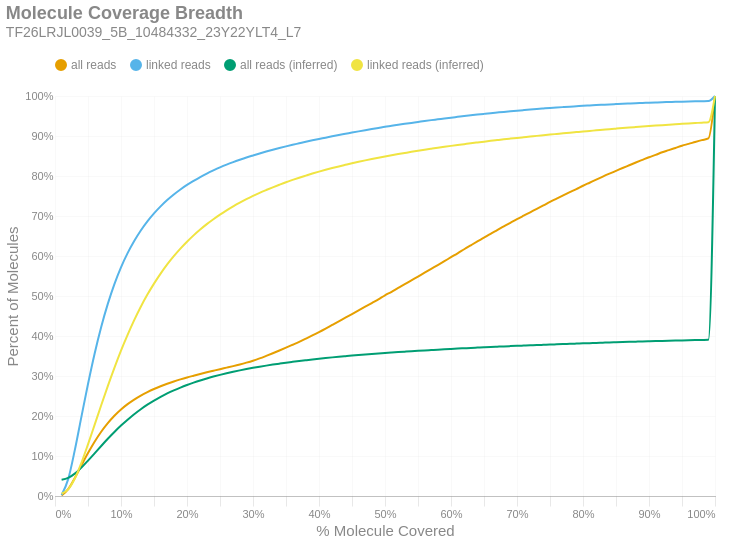

Notebook code for this chart:
### Markdown cell above
### Molecule Read Coverage
This chart shows molecule coverage breadth as computed by the number of bases aligned to that molecule. In other words, "*how much of each unique long molecule is actually sequenced/aligned?*" Keep in mind there is a distinction between sequences and alignments, since some sequences belonging to a particular molecule may not align well and wouldn't appear in the alignment data. This chart also shows molecule coverage breadth as computed by the *inferred fragment* from which the aligned sequences originate. Unlike read coverage, this calculation takes into account the total insert size, including unsequenced gaps between the forward and reverse reads. Like the previous figures, these are cumulative percents.

### Code cell
if SKIPLR:
    print_html(f"Skipped")
else:
    binned_df = consolidated_hist(valids['coverage_bp'], mask, 0.01, True)
    binned_df_inf = consolidated_hist(valids['coverage_inserts'], mask, 0.01, True)
    binned_df = binned_df.with_columns(pl.lit(binned_df_inf['all reads (cumsum)']).alias('all reads (inferred)'))
    binned_df = binned_df.with_columns(pl.lit(binned_df_inf['linked reads (cumsum)']).alias('linked reads (inferred)'))
    binned_df = binned_df.with_columns(
        (pl.col('bin').cast(pl.Float64) + 0.01).alias('right_edge')
    )

    with SafeRender(binned_df):
        (
            density_plot(binned_df, 'Molecule Coverage Breadth', samplename, 'molcov', ['all reads (inferred)','linked reads (inferred)'])
            .encode(
                #x=alt.X('bin:Q', title="% Molecule Covered").axis(format = '%').scale(padding=0),
                x=alt.X('right_edge:Q', title="% Molecule Covered").axis(format='%').scale(padding=0),
                y=alt.Y('value:Q', title='Percent of Molecules')
                    .axis(format='%')
                    .stack(False)
                    .scale(domainMin=0, padding=0),
                color=alt.Color("key:N").scale(domain = ["all reads", "linked reads", "all reads (inferred)", "linked reads (inferred)"]),
                tooltip = [
                    alt.Tooltip("key:N", title = "Data Type"),
                    alt.Tooltip("range_label:N", title="% Molecule Covered"),
                    alt.Tooltip("value:Q", format = ".2%", title="% Molecules")
                ]
            )
        ).display()

### Figure 1 — Vega-Lite specification as saved in the notebook (floating-point values rounded to 4 significant figures)
{"width": "container", "height": 400, "config": {"title": {"anchor": "start", "dy": -15, "fontSize": 18, "color": "#888888", "subtitleColor": "#888888", "subtitleFontSize": 14}, "arc": {"fill": "#0072B2"}, "axis": {"domainColor": "#888888", "domainWidth": 0.5, "gridWidth": 0.2, "grid": false, "titleFontWeight": 400, "titleFontSize": 15, "labelFontSize": 11, "labelColor": "#888888", "tickColor": "#888888", "tickWidth": 0.2, "titleColor": "#888888"}, "axisBand": {"grid": false}, "axisX": {"grid": true, "tickSize": 10, "domainCap": "round"}, "axisY": {"domain": false, "grid": true, "tickSize": 0, "domainCap": "round"}, "background": "transparent", "header": {"labelFontSize": 15, "labelColor": "#888888", "titleFontSize": 15, "titleFontWeight": 600, "titleColor": "#888888"}, "legend": {"labelFont": "sans-serif", "labelFontSize": 12, "labelColor": "#888888", "symbolSize": 100, "symbolType": "circle", "titleFontSize": 12, "titlePadding": 10, "titleColor": "#888888", "title": null, "orient": "top"}, "range": {"category": ["#E69F00", "#56B4E9", "#009E73", "#F0E442", "#0072B2", "#D55E00", "#CC79A7", "#000000"], "diverging": ["#cfe8f3", "#a2d4ec", "#73bfe2", "#46abdb", "#1696d2", "#12719e"]}, "area": {"fill": "#0072B2", "fillOpacity": 0.7, "line": true, "strokeOpacity": 0.7}, "line": {"color": "#0072B2", "stroke": "#0072B2", "strokeWidth": 2}, "trail": {"color": "#0072B2", "stroke": "#0072B2", "strokeWidth": 0, "size": 1}, "point": {"filled": true, "fillOpacity": 1.0, "size": 95}, "text": {"color": "#888888", "fontSize": 11, "align": "right", "fontWeight": 400, "size": 11}, "bar": {"fill": "#0072B2", "stroke": null}, "view": {"stroke": null, "continuousWidth": 660, "continuousHeight": 400}}, "data": {"name": "data-619611a1adb5787b9150ff2e87908a66"}, "mark": {"type": "line", "interpolate": "monotone", "point": {"opacity": 0, "size": 275}}, "encoding": {"color": {"field": "key", "scale": {"domain": ["all reads", "linked reads", "all reads (inferred)", "linked reads (inferred)"]}, "type": "nominal"}, "tooltip": [{"field": "key", "title": "Data Type", "type": "nominal"}, {"field": "range_label", "title": "% Molecule Covered", "type": "nominal"}, {"field": "value", "format": ".2%", "title": "% Molecules", "type": "quantitative"}], "x": {"axis": {"format": "%"}, "field": "right_edge", "scale": {"padding": 0}, "title": "% Molecule Covered", "type": "quantitative"}, "y": {"axis": {"format": "%"}, "field": "value", "scale": {"domainMin": 0, "padding": 0}, "stack": false, "title": "Percent of Molecules", "type": "quantitative"}}, "params": [{"name": "param_c36ac31b6afebe62", "select": {"type": "point", "fields": ["key"]}, "bind": "legend"}], "title": {"text": "Molecule Coverage Breadth", "subtitle": "TF26LRJL0039_5B_10484332_23Y22YLT4_L7"}, "transform": [{"fold": ["all reads (cumsum)", "linked reads (cumsum)", "all reads (inferred)", "linked reads (inferred)"]}, {"calculate": "replace(datum.key, ' (cumsum)', '')", "as": "key"}, {"filter": {"param": "param_c36ac31b6afebe62"}}], "usermeta": {"embedOptions": {"downloadFileName": "TF26LRJL0039_5B_10484332_23Y22YLT4_L7.molcov"}}, "$schema": "https://vega.github.io/schema/vega-lite/v6.4.1.json", "datasets": {"data-619611a1adb5787b9150ff2e87908a66": [{"bin": "0.0", "interval": "0.0-0.01", "all reads": 0.001323, "linked reads": 0.002505, "all reads (cumsum)": 0.001323, "linked reads (cumsum)": 0.002505, "range_label": "0.0-0.01", "all reads (inferred)": 0.04057, "linked reads (inferred)": 0.005933, "right_edge": 0.01}, {"bin": "0.01", "interval": "0.01-0.02", "all reads": 0.01598, "linked reads": 0.03976, "all reads (cumsum)": 0.01731, "linked reads (cumsum)": 0.04226, "range_label": "0.01-0.02", "all reads (inferred)": 0.04531, "linked reads (inferred)": 0.01665, "right_edge": 0.02}, {"bin": "0.02", "interval": "0.02-0.03", "all reads": 0.02782, "linked reads": 0.07236, "all reads (cumsum)": 0.04512, "linked reads (cumsum)": 0.1146, "range_label": "0.02-0.03", "all reads (inferred)": 0.05597, "linked reads (inferred)": 0.04378, "right_edge": 0.03}, {"bin": "0.03", "interval": "0.03-0.04", "all reads": 0.03139, "linked reads": 0.08327, "all reads (cumsum)": 0.07652, "linked reads (cumsum)": 0.1979, "range_label": "0.03-0.04", "all reads (inferred)": 0.07099, "linked reads (inferred)": 0.08305, "right_edge": 0.04}, {"bin": "0.04", "interval": "0.04-0.05", "all reads": 0.03077, "linked reads": 0.08202, "all reads (cumsum)": 0.1073, "linked reads (cumsum)": 0.2799, "range_label": "0.04-0.05", "all reads (inferred)": 0.08844, "linked reads (inferred)": 0.1291, "right_edge": 0.05}, {"bin": "0.05", "interval": "0.05-0.06", "all reads": 0.02839, "linked reads": 0.07591, "all reads (cumsum)": 0.1357, "linked reads (cumsum)": 0.3558, "range_label": "0.05-0.06", "all reads (inferred)": 0.1067, "linked reads (inferred)": 0.1778, "right_edge": 0.06}, {"bin": "0.06", "interval": "0.06-0.07", "all reads": 0.02496, "linked reads": 0.06679, "all reads (cumsum)": 0.1606, "linked reads (cumsum)": 0.4226, "range_label": "0.06-0.07", "all reads (inferred)": 0.1251, "linked reads (inferred)": 0.2269, "right_edge": 0.07}, {"bin": "0.07", "interval": "0.07-0.08", "all reads": 0.02153, "linked reads": 0.05768, "all reads (cumsum)": 0.1822, "linked reads (cumsum)": 0.4803, "range_label": "0.07-0.08", "all reads (inferred)": 0.143, "linked reads (inferred)": 0.2748, "right_edge": 0.08}, {"bin": "0.08", "interval": "0.08-0.09", "all reads": 0.01855, "linked reads": 0.04961, "all reads (cumsum)": 0.2007, "linked reads (cumsum)": 0.5299, "range_label": "0.08-0.09", "all reads (inferred)": 0.1601, "linked reads (inferred)": 0.3205, "right_edge": 0.09}, {"bin": "0.09", "interval": "0.09-0.1", "all reads": 0.01569, "linked reads": 0.04186, "all reads (cumsum)": 0.2164, "linked reads (cumsum)": 0.5717, "range_label": "0.09-0.1", "all reads (inferred)": 0.1761, "linked reads (inferred)": 0.3635, "right_edge": 0.1}, {"bin": "0.1", "interval": "0.1-0.11", "all reads": 0.01331, "linked reads": 0.0354, "all reads (cumsum)": 0.2297, "linked reads (cumsum)": 0.6071, "range_label": "0.1-0.11", "all reads (inferred)": 0.1908, "linked reads (inferred)": 0.4028, "right_edge": 0.11}, {"bin": "0.11", "interval": "0.11-0.12", "all reads": 0.01142, "linked reads": 0.03032, "all reads (cumsum)": 0.2411, "linked reads (cumsum)": 0.6375, "range_label": "0.11-0.12", "all reads (inferred)": 0.2045, "linked reads (inferred)": 0.4396, "right_edge": 0.12}, {"bin": "0.12", "interval": "0.12-0.13", "all reads": 0.009982, "linked reads": 0.02631, "all reads (cumsum)": 0.2511, "linked reads (cumsum)": 0.6638, "range_label": "0.12-0.13", "all reads (inferred)": 0.2169, "linked reads (inferred)": 0.4731, "right_edge": 0.13}, {"bin": "0.13", "interval": "0.13-0.14", "all reads": 0.008705, "linked reads": 0.02273, "all reads (cumsum)": 0.2598, "linked reads (cumsum)": 0.6865, "range_label": "0.13-0.14", "all reads (inferred)": 0.2283, "linked reads (inferred)": 0.5035, "right_edge": 0.14}, {"bin": "0.14", "interval": "0.14-0.15", "all reads": 0.007691, "linked reads": 0.01992, "all reads (cumsum)": 0.2675, "linked reads (cumsum)": 0.7064, "range_label": "0.14-0.15", "all reads (inferred)": 0.2385, "linked reads (inferred)": 0.531, "right_edge": 0.15}, {"bin": "0.15", "interval": "0.15-0.16", "all reads": 0.006868, "linked reads": 0.01753, "all reads (cumsum)": 0.2744, "linked reads (cumsum)": 0.724, "range_label": "0.15-0.16", "all reads (inferred)": 0.2478, "linked reads (inferred)": 0.556, "right_edge": 0.16}, {"bin": "0.16", "interval": "0.16-0.17", "all reads": 0.006256, "linked reads": 0.01574, "all reads (cumsum)": 0.2806, "linked reads (cumsum)": 0.7397, "range_label": "0.16-0.17", "all reads (inferred)": 0.2564, "linked reads (inferred)": 0.5789, "right_edge": 0.17}, {"bin": "0.17", "interval": "0.17-0.18", "all reads": 0.005671, "linked reads": 0.01399, "all reads (cumsum)": 0.2863, "linked reads (cumsum)": 0.7537, "range_label": "0.17-0.18", "all reads (inferred)": 0.2641, "linked reads (inferred)": 0.5996, "right_edge": 0.18}, {"bin": "0.18", "interval": "0.18-0.19", "all reads": 0.005248, "linked reads": 0.01265, "all reads (cumsum)": 0.2916, "linked reads (cumsum)": 0.7663, "range_label": "0.18-0.19", "all reads (inferred)": 0.2711, "linked reads (inferred)": 0.6184, "right_edge": 0.19}, {"bin": "0.19", "interval": "0.19-0.2", "all reads": 0.004817, "linked reads": 0.01131, "all reads (cumsum)": 0.2964, "linked reads (cumsum)": 0.7777, "range_label": "0.19-0.2", "all reads (inferred)": 0.2775, "linked reads (inferred)": 0.6357, "right_edge": 0.2}, {"bin": "0.2", "interval": "0.2-0.21", "all reads": 0.004414, "linked reads": 0.01018, "all reads (cumsum)": 0.3008, "linked reads (cumsum)": 0.7878, "range_label": "0.2-0.21", "all reads (inferred)": 0.2835, "linked reads (inferred)": 0.6515, "right_edge": 0.21}, {"bin": "0.21", "interval": "0.21-0.22", "all reads": 0.004326, "linked reads": 0.009628, "all reads (cumsum)": 0.3051, "linked reads (cumsum)": 0.7975, "range_label": "0.21-0.22", "all reads (inferred)": 0.2889, "linked reads (inferred)": 0.6662, "right_edge": 0.22}, {"bin": "0.22", "interval": "0.22-0.23", "all reads": 0.004094, "linked reads": 0.008688, "all reads (cumsum)": 0.3092, "linked reads (cumsum)": 0.8062, "range_label": "0.22-0.23", "all reads (inferred)": 0.294, "linked reads (inferred)": 0.6796, "right_edge": 0.23}, {"bin": "0.23", "interval": "0.23-0.24", "all reads": 0.003969, "linked reads": 0.007853, "all reads (cumsum)": 0.3132, "linked reads (cumsum)": 0.814, "range_label": "0.23-0.24", "all reads (inferred)": 0.2986, "linked reads (inferred)": 0.6919, "right_edge": 0.24}, {"bin": "0.24", "interval": "0.24-0.25", "all reads": 0.003931, "linked reads": 0.007441, "all reads (cumsum)": 0.3171, "linked reads (cumsum)": 0.8215, "range_label": "0.24-0.25", "all reads (inferred)": 0.3028, "linked reads (inferred)": 0.7034, "right_edge": 0.25}, {"bin": "0.25", "interval": "0.25-0.26", "all reads": 0.003766, "linked reads": 0.006864, "all reads (cumsum)": 0.3209, "linked reads (cumsum)": 0.8283, "range_label": "0.25-0.26", "all reads (inferred)": 0.3069, "linked reads (inferred)": 0.7142, "right_edge": 0.26}, {"bin": "0.26", "interval": "0.26-0.27", "all reads": 0.003833, "linked reads": 0.006301, "all reads (cumsum)": 0.3247, "linked reads (cumsum)": 0.8346, "range_label": "0.26-0.27", "all reads (inferred)": 0.3106, "linked reads (inferred)": 0.7241, "right_edge": 0.27}, {"bin": "0.27", "interval": "0.27-0.28", "all reads": 0.004137, "linked reads": 0.005907, "all reads (cumsum)": 0.3288, "linked reads (cumsum)": 0.8405, "range_label": "0.27-0.28", "all reads (inferred)": 0.3141, "linked reads (inferred)": 0.7334, "right_edge": 0.28}, {"bin": "0.28", "interval": "0.28-0.29", "all reads": 0.004517, "linked reads": 0.005671, "all reads (cumsum)": 0.3334, "linked reads (cumsum)": 0.8462, "range_label": "0.28-0.29", "all reads (inferred)": 0.3173, "linked reads (inferred)": 0.7421, "right_edge": 0.29}, {"bin": "0.29", "interval": "0.29-0.3", "all reads": 0.00493, "linked reads": 0.0052, "all reads (cumsum)": 0.3383, "linked reads (cumsum)": 0.8514, "range_label": "0.29-0.3", "all reads (inferred)": 0.3204, "linked reads (inferred)": 0.7502, "right_edge": 0.3}, {"bin": "0.3", "interval": "0.3-0.31", "all reads": 0.005622, "linked reads": 0.00504, "all reads (cumsum)": 0.3439, "linked reads (cumsum)": 0.8564, "range_label": "0.3-0.31", "all reads (inferred)": 0.3233, "linked reads (inferred)": 0.7579, "right_edge": 0.31}, {"bin": "0.31", "interval": "0.31-0.32", "all reads": 0.006343, "linked reads": 0.00478, "all reads (cumsum)": 0.3503, "linked reads (cumsum)": 0.8612, "range_label": "0.31-0.32", "all reads (inferred)": 0.3259, "linked reads (inferred)": 0.7649, "right_edge": 0.32}, {"bin": "0.32", "interval": "0.32-0.33", "all reads": 0.006659, "linked reads": 0.004484, "all reads (cumsum)": 0.3569, "linked reads (cumsum)": 0.8657, "range_label": "0.32-0.33", "all reads (inferred)": 0.3285, "linked reads (inferred)": 0.7717, "right_edge": 0.33}, {"bin": "0.33", "interval": "0.33-0.34", "all reads": 0.006827, "linked reads": 0.004311, "all reads (cumsum)": 0.3637, "linked reads (cumsum)": 0.87, "range_label": "0.33-0.34", "all reads (inferred)": 0.3309, "linked reads (inferred)": 0.7782, "right_edge": 0.34}, {"bin": "0.34", "interval": "0.34-0.35", "all reads": 0.007044, "linked reads": 0.004092, "all reads (cumsum)": 0.3708, "linked reads (cumsum)": 0.8741, "range_label": "0.34-0.35", "all reads (inferred)": 0.3333, "linked reads (inferred)": 0.7845, "right_edge": 0.35}, {"bin": "0.35", "interval": "0.35-0.36", "all reads": 0.007305, "linked reads": 0.003892, "all reads (cumsum)": 0.3781, "linked reads (cumsum)": 0.878, "range_label": "0.35-0.36", "all reads (inferred)": 0.3354, "linked reads (inferred)": 0.7902, "right_edge": 0.36}, {"bin": "0.36", "interval": "0.36-0.37", "all reads": 0.007401, "linked reads": 0.003761, "all reads (cumsum)": 0.3855, "linked reads (cumsum)": 0.8818, "range_label": "0.36-0.37", "all reads (inferred)": 0.3375, "linked reads (inferred)": 0.7957, "right_edge": 0.37}, {"bin": "0.37", "interval": "0.37-0.38", "all reads": 0.007814, "linked reads": 0.003784, "all reads (cumsum)": 0.3933, "linked reads (cumsum)": 0.8855, "range_label": "0.37-0.38", "all reads (inferred)": 0.3395, "linked reads (inferred)": 0.801, "right_edge": 0.38}, {"bin": "0.38", "interval": "0.38-0.39", "all reads": 0.007994, "linked reads": 0.003587, "all reads (cumsum)": 0.4013, "linked reads (cumsum)": 0.8891, "range_label": "0.38-0.39", "all reads (inferred)": 0.3414, "linked reads (inferred)": 0.8061, "right_edge": 0.39}, {"bin": "0.39", "interval": "0.39-0.4", "all reads": 0.008441, "linked reads": 0.003417, "all reads (cumsum)": 0.4097, "linked reads (cumsum)": 0.8925, "range_label": "0.39-0.4", "all reads (inferred)": 0.3432, "linked reads (inferred)": 0.8109, "right_edge": 0.4}, {"bin": "0.4", "interval": "0.4-0.41", "all reads": 0.008822, "linked reads": 0.003252, "all reads (cumsum)": 0.4186, "linked reads (cumsum)": 0.8958, "range_label": "0.4-0.41", "all reads (inferred)": 0.3449, "linked reads (inferred)": 0.8155, "right_edge": 0.41}, {"bin": "0.41", "interval": "0.41-0.42", "all reads": 0.009134, "linked reads": 0.003397, "all reads (cumsum)": 0.4277, "linked reads (cumsum)": 0.8992, "range_label": "0.41-0.42", "all reads (inferred)": 0.3466, "linked reads (inferred)": 0.8198, "right_edge": 0.42}, {"bin": "0.42", "interval": "0.42-0.43", "all reads": 0.009083, "linked reads": 0.003199, "all reads (cumsum)": 0.4368, "linked reads (cumsum)": 0.9024, "range_label": "0.42-0.43", "all reads (inferred)": 0.3481, "linked reads (inferred)": 0.824, "right_edge": 0.43}, {"bin": "0.43", "interval": "0.43-0.44", "all reads": 0.008975, "linked reads": 0.003037, "all reads (cumsum)": 0.4458, "linked reads (cumsum)": 0.9054, "range_label": "0.43-0.44", "all reads (inferred)": 0.3496, "linked reads (inferred)": 0.8279, "right_edge": 0.44}, {"bin": "0.44", "interval": "0.44-0.45", "all reads": 0.009116, "linked reads": 0.003105, "all reads (cumsum)": 0.4549, "linked reads (cumsum)": 0.9085, "range_label": "0.44-0.45", "all reads (inferred)": 0.3511, "linked reads (inferred)": 0.8318, "right_edge": 0.45}, {"bin": "0.45", "interval": "0.45-0.46", "all reads": 0.00922, "linked reads": 0.003026, "all reads (cumsum)": 0.4641, "linked reads (cumsum)": 0.9116, "range_label": "0.45-0.46", "all reads (inferred)": 0.3525, "linked reads (inferred)": 0.8355, "right_edge": 0.46}, {"bin": "0.46", "interval": "0.46-0.47", "all reads": 0.009063, "linked reads": 0.002938, "all reads (cumsum)": 0.4732, "linked reads (cumsum)": 0.9145, "range_label": "0.46-0.47", "all reads (inferred)": 0.3538, "linked reads (inferred)": 0.8391, "right_edge": 0.47}, {"bin": "0.47", "interval": "0.47-0.48", "all reads": 0.009316, "linked reads": 0.002856, "all reads (cumsum)": 0.4825, "linked reads (cumsum)": 0.9174, "range_label": "0.47-0.48", "all reads (inferred)": 0.3551, "linked reads (inferred)": 0.8425, "right_edge": 0.48}, {"bin": "0.48", "interval": "0.48-0.49", "all reads": 0.00907, "linked reads": 0.002733, "all reads (cumsum)": 0.4915, "linked reads (cumsum)": 0.9201, "range_label": "0.48-0.49", "all reads (inferred)": 0.3564, "linked reads (inferred)": 0.8458, "right_edge": 0.49}, {"bin": "0.49", "interval": "0.49-0.5", "all reads": 0.01018, "linked reads": 0.002857, "all reads (cumsum)": 0.5017, "linked reads (cumsum)": 0.9229, "range_label": "0.49-0.5", "all reads (inferred)": 0.3576, "linked reads (inferred)": 0.8489, "right_edge": 0.5}, {"bin": "0.5", "interval": "0.5-0.51", "all reads": 0.008665, "linked reads": 0.002452, "all reads (cumsum)": 0.5104, "linked reads (cumsum)": 0.9254, "range_label": "0.5-0.51", "all reads (inferred)": 0.3587, "linked reads (inferred)": 0.8519, "right_edge": 0.51}, {"bin": "0.51", "interval": "0.51-0.52", "all reads": 0.009772, "linked reads": 0.002612, "all reads (cumsum)": 0.5202, "linked reads (cumsum)": 0.928, "range_label": "0.51-0.52", "all reads (inferred)": 0.3598, "linked reads (inferred)": 0.8548, "right_edge": 0.52}, {"bin": "0.52", "interval": "0.52-0.53", "all reads": 0.009357, "linked reads": 0.002394, "all reads (cumsum)": 0.5295, "linked reads (cumsum)": 0.9304, "range_label": "0.52-0.53", "all reads (inferred)": 0.3609, "linked reads (inferred)": 0.8576, "right_edge": 0.53}, {"bin": "0.53", "interval": "0.53-0.54", "all reads": 0.00963, "linked reads": 0.002362, "all reads (cumsum)": 0.5391, "linked reads (cumsum)": 0.9328, "range_label": "0.53-0.54", "all reads (inferred)": 0.3619, "linked reads (inferred)": 0.8604, "right_edge": 0.54}, {"bin": "0.54", "interval": "0.54-0.55", "all reads": 0.009488, "linked reads": 0.002334, "all reads (cumsum)": 0.5486, "linked reads (cumsum)": 0.9351, "range_label": "0.54-0.55", "all reads (inferred)": 0.363, "linked reads (inferred)": 0.8631, "right_edge": 0.55}, {"bin": "0.55", "interval": "0.55-0.56", "all reads": 0.009771, "linked reads": 0.002379, "all reads (cumsum)": 0.5584, "linked reads (cumsum)": 0.9375, "range_label": "0.55-0.56", "all reads (inferred)": 0.364, "linked reads (inferred)": 0.8657, "right_edge": 0.56}, {"bin": "0.56", "interval": "0.56-0.57", "all reads": 0.009533, "linked reads": 0.002202, "all reads (cumsum)": 0.5679, "linked reads (cumsum)": 0.9397, "range_label": "0.56-0.57", "all reads (inferred)": 0.3649, "linked reads (inferred)": 0.8682, "right_edge": 0.57}, {"bin": "0.57", "interval": "0.57-0.58", "all reads": 0.009371, "linked reads": 0.002065, "all reads (cumsum)": 0.5773, "linked reads (cumsum)": 0.9417, "range_label": "0.57-0.58", "all reads (inferred)": 0.3659, "linked reads (inferred)": 0.8706, "right_edge": 0.58}, {"bin": "0.58", "interval": "0.58-0.59", "all reads": 0.009729, "linked reads": 0.002109, "all reads (cumsum)": 0.587, "linked reads (cumsum)": 0.9439, "range_label": "0.58-0.59", "all reads (inferred)": 0.3668, "linked reads (inferred)": 0.873, "right_edge": 0.59}, {"bin": "0.59", "interval": "0.59-0.6", "all reads": 0.009953, "linked reads": 0.00205, "all reads (cumsum)": 0.597, "linked reads (cumsum)": 0.9459, "range_label": "0.59-0.6", "all reads (inferred)": 0.3677, "linked reads (inferred)": 0.8753, "right_edge": 0.6}, {"bin": "0.6", "interval": "0.6-0.61", "all reads": 0.009697, "linked reads": 0.00195, "all reads (cumsum)": 0.6067, "linked reads (cumsum)": 0.9479, "range_label": "0.6-0.61", "all reads (inferred)": 0.3685, "linked reads (inferred)": 0.8775, "right_edge": 0.61}, {"bin": "0.61", "interval": "0.61-0.62", "all reads": 0.01017, "linked reads": 0.001963, "all reads (cumsum)": 0.6169, "linked reads (cumsum)": 0.9498, "range_label": "0.61-0.62", "all reads (inferred)": 0.3694, "linked reads (inferred)": 0.8797, "right_edge": 0.62}, {"bin": "0.62", "interval": "0.62-0.63", "all reads": 0.009807, "linked reads": 0.001858, "all reads (cumsum)": 0.6267, "linked reads (cumsum)": 0.9517, "range_label": "0.62-0.63", "all reads (inferred)": 0.3702, "linked reads (inferred)": 0.8818, "right_edge": 0.63}, {"bin": "0.63", "interval": "0.63-0.64", "all reads": 0.009718, "linked reads": 0.001853, "all reads (cumsum)": 0.6364, "linked reads (cumsum)": 0.9535, "range_label": "0.63-0.64", "all reads (inferred)": 0.371, "linked reads (inferred)": 0.8839, "right_edge": 0.64}, {"bin": "0.64", "interval": "0.64-0.65", "all reads": 0.009379, "linked reads": 0.001771, "all reads (cumsum)": 0.6458, "linked reads (cumsum)": 0.9553, "range_label": "0.64-0.65", "all reads (inferred)": 0.3718, "linked reads (inferred)": 0.8859, "right_edge": 0.65}, {"bin": "0.65", "interval": "0.65-0.66", "all reads": 0.009745, "linked reads": 0.001732, "all reads (cumsum)": 0.6555, "linked reads (cumsum)": 0.957, "range_label": "0.65-0.66", "all reads (inferred)": 0.3726, "linked reads (inferred)": 0.8879, "right_edge": 0.66}, {"bin": "0.66", "interval": "0.66-0.67", "all reads": 0.009162, "linked reads": 0.001605, "all reads (cumsum)": 0.6647, "linked reads (cumsum)": 0.9586, "range_label": "0.66-0.67", "all reads (inferred)": 0.3733, "linked reads (inferred)": 0.8898, "right_edge": 0.67}, {"bin": "0.67", "interval": "0.67-0.68", "all reads": 0.009361, "linked reads": 0.001596, "all reads (cumsum)": 0.674, "linked reads (cumsum)": 0.9602, "range_label": "0.67-0.68", "all reads (inferred)": 0.374, "linked reads (inferred)": 0.8917, "right_edge": 0.68}, {"bin": "0.68", "interval": "0.68-0.69", "all reads": 0.008982, "linked reads": 0.00154, "all reads (cumsum)": 0.683, "linked reads (cumsum)": 0.9618, "range_label": "0.68-0.69", "all reads (inferred)": 0.3747, "linked reads (inferred)": 0.8935, "right_edge": 0.69}, {"bin": "0.69", "interval": "0.69-0.7", "all reads": 0.00903, "linked reads": 0.001486, "all reads (cumsum)": 0.692, "linked reads (cumsum)": 0.9633, "range_label": "0.69-0.7", "all reads (inferred)": 0.3754, "linked reads (inferred)": 0.8952, "right_edge": 0.7}, {"bin": "0.7", "interval": "0.7-0.71", "all reads": 0.008637, "linked reads": 0.001441, "all reads (cumsum)": 0.7007, "linked reads (cumsum)": 0.9647, "range_label": "0.7-0.71", "all reads (inferred)": 0.376, "linked reads (inferred)": 0.8969, "right_edge": 0.71}, {"bin": "0.71", "interval": "0.71-0.72", "all reads": 0.008546, "linked reads": 0.001418, "all reads (cumsum)": 0.7092, "linked reads (cumsum)": 0.9661, "range_label": "0.71-0.72", "all reads (inferred)": 0.3767, "linked reads (inferred)": 0.8986, "right_edge": 0.72}, {"bin": "0.72", "interval": "0.72-0.73", "all reads": 0.008722, "linked reads": 0.001364, "all reads (cumsum)": 0.718, "linked reads (cumsum)": 0.9675, "range_label": "0.72-0.73", "all reads (inferred)": 0.3774, "linked reads (inferred)": 0.9003, "right_edge": 0.73}, {"bin": "0.73", "interval": "0.73-0.74", "all reads": 0.008417, "linked reads": 0.001278, "all reads (cumsum)": 0.7264, "linked reads (cumsum)": 0.9688, "range_label": "0.73-0.74", "all reads (inferred)": 0.378, "linked reads (inferred)": 0.9019, "right_edge": 0.74}, {"bin": "0.74", "interval": "0.74-0.75", "all reads": 0.008751, "linked reads": 0.001261, "all reads (cumsum)": 0.7351, "linked reads (cumsum)": 0.97, "range_label": "0.74-0.75", "all reads (inferred)": 0.3786, "linked reads (inferred)": 0.9036, "right_edge": 0.75}, {"bin": "0.75", "interval": "0.75-0.76", "all reads": 0.008173, "linked reads": 0.001163, "all reads (cumsum)": 0.7433, "linked reads (cumsum)": 0.9712, "range_label": "0.75-0.76", "all reads (inferred)": 0.3792, "linked reads (inferred)": 0.9051, "right_edge": 0.76}, {"bin": "0.76", "interval": "0.76-0.77", "all reads": 0.008144, "linked reads": 0.001118, "all reads (cumsum)": 0.7514, "linked reads (cumsum)": 0.9723, "range_label": "0.76-0.77", "all reads (inferred)": 0.3798, "linked reads (inferred)": 0.9066, "right_edge": 0.77}, {"bin": "0.77", "interval": "0.77-0.78", "all reads": 0.008015, "linked reads": 0.0011, "all reads (cumsum)": 0.7595, "linked reads (cumsum)": 0.9734, "range_label": "0.77-0.78", "all reads (inferred)": 0.3804, "linked reads (inferred)": 0.9082, "right_edge": 0.78}, {"bin": "0.78", "interval": "0.78-0.79", "all reads": 0.00791, "linked reads": 0.001048, "all reads (cumsum)": 0.7674, "linked reads (cumsum)": 0.9745, "range_label": "0.78-0.79", "all reads (inferred)": 0.381, "linked reads (inferred)": 0.9097, "right_edge": 0.79}, {"bin": "0.79", "interval": "0.79-0.8", "all reads": 0.008281, "linked reads": 0.001073, "all reads (cumsum)": 0.7756, "linked reads (cumsum)": 0.9755, "range_label": "0.79-0.8", "all reads (inferred)": 0.3816, "linked reads (inferred)": 0.9113, "right_edge": 0.8}, {"bin": "0.8", "interval": "0.8-0.81", "all reads": 0.00756, "linked reads": 0.0008768, "all reads (cumsum)": 0.7832, "linked reads (cumsum)": 0.9764, "range_label": "0.8-0.81", "all reads (inferred)": 0.3821, "linked reads (inferred)": 0.9127, "right_edge": 0.81}, {"bin": "0.81", "interval": "0.81-0.82", "all reads": 0.007557, "linked reads": 0.0008968, "all reads (cumsum)": 0.7908, "linked reads (cumsum)": 0.9773, "range_label": "0.81-0.82", "all reads (inferred)": 0.3827, "linked reads (inferred)": 0.9142, "right_edge": 0.82}, {"bin": "0.82", "interval": "0.82-0.83", "all reads": 0.00771, "linked reads": 0.0008691, "all reads (cumsum)": 0.7985, "linked reads (cumsum)": 0.9782, "range_label": "0.82-0.83", "all reads (inferred)": 0.3833, "linked reads (inferred)": 0.9156, "right_edge": 0.83}, {"bin": "0.83", "interval": "0.83-0.84", "all reads": 0.007318, "linked reads": 0.0008569, "all reads (cumsum)": 0.8058, "linked reads (cumsum)": 0.979, "range_label": "0.83-0.84", "all reads (inferred)": 0.3838, "linked reads (inferred)": 0.917, "right_edge": 0.84}, {"bin": "0.84", "interval": "0.84-0.85", "all reads": 0.007063, "linked reads": 0.0007816, "all reads (cumsum)": 0.8128, "linked reads (cumsum)": 0.9798, "range_label": "0.84-0.85", "all reads (inferred)": 0.3843, "linked reads (inferred)": 0.9184, "right_edge": 0.85}, {"bin": "0.85", "interval": "0.85-0.86", "all reads": 0.007152, "linked reads": 0.0007747, "all reads (cumsum)": 0.82, "linked reads (cumsum)": 0.9806, "range_label": "0.85-0.86", "all reads (inferred)": 0.3849, "linked reads (inferred)": 0.9197, "right_edge": 0.86}, {"bin": "0.86", "interval": "0.86-0.87", "all reads": 0.006843, "linked reads": 0.0007033, "all reads (cumsum)": 0.8268, "linked reads (cumsum)": 0.9813, "range_label": "0.86-0.87", "all reads (inferred)": 0.3854, "linked reads (inferred)": 0.921, "right_edge": 0.87}, {"bin": "0.87", "interval": "0.87-0.88", "all reads": 0.006898, "linked reads": 0.000691, "all reads (cumsum)": 0.8337, "linked reads (cumsum)": 0.982, "range_label": "0.87-0.88", "all reads (inferred)": 0.3858, "linked reads (inferred)": 0.9223, "right_edge": 0.88}, {"bin": "0.88", "interval": "0.88-0.89", "all reads": 0.006572, "linked reads": 0.0006242, "all reads (cumsum)": 0.8403, "linked reads (cumsum)": 0.9826, "range_label": "0.88-0.89", "all reads (inferred)": 0.3863, "linked reads (inferred)": 0.9236, "right_edge": 0.89}, {"bin": "0.89", "interval": "0.89-0.9", "all reads": 0.006487, "linked reads": 0.0006526, "all reads (cumsum)": 0.8468, "linked reads (cumsum)": 0.9833, "range_label": "0.89-0.9", "all reads (inferred)": 0.3868, "linked reads (inferred)": 0.9248, "right_edge": 0.9}, {"bin": "0.9", "interval": "0.9-0.91", "all reads": 0.00599, "linked reads": 0.0006096, "all reads (cumsum)": 0.8528, "linked reads (cumsum)": 0.9839, "range_label": "0.9-0.91", "all reads (inferred)": 0.3873, "linked reads (inferred)": 0.926, "right_edge": 0.91}, {"bin": "0.91", "interval": "0.91-0.92", "all reads": 0.006576, "linked reads": 0.0005851, "all reads (cumsum)": 0.8594, "linked reads (cumsum)": 0.9844, "range_label": "0.91-0.92", "all reads (inferred)": 0.3877, "linked reads (inferred)": 0.9272, "right_edge": 0.92}, {"bin": "0.92", "interval": "0.92-0.93", "all reads": 0.005252, "linked reads": 0.0004645, "all reads (cumsum)": 0.8646, "linked reads (cumsum)": 0.9849, "range_label": "0.92-0.93", "all reads (inferred)": 0.3882, "linked reads (inferred)": 0.9283, "right_edge": 0.93}, {"bin": "0.93", "interval": "0.93-0.94", "all reads": 0.005556, "linked reads": 0.0004745, "all reads (cumsum)": 0.8702, "linked reads (cumsum)": 0.9854, "range_label": "0.93-0.94", "all reads (inferred)": 0.3886, "linked reads (inferred)": 0.9294, "right_edge": 0.94}, {"bin": "0.94", "interval": "0.94-0.95", "all reads": 0.005606, "linked reads": 0.0004599, "all reads (cumsum)": 0.8758, "linked reads (cumsum)": 0.9858, "range_label": "0.94-0.95", "all reads (inferred)": 0.389, "linked reads (inferred)": 0.9304, "right_edge": 0.95}, {"bin": "0.95", "interval": "0.95-0.96", "all reads": 0.00448, "linked reads": 0.0004361, "all reads (cumsum)": 0.8803, "linked reads (cumsum)": 0.9863, "range_label": "0.95-0.96", "all reads (inferred)": 0.3894, "linked reads (inferred)": 0.9314, "right_edge": 0.96}, {"bin": "0.96", "interval": "0.96-0.97", "all reads": 0.004812, "linked reads": 0.0003993, "all reads (cumsum)": 0.8851, "linked reads (cumsum)": 0.9867, "range_label": "0.96-0.97", "all reads (inferred)": 0.3898, "linked reads (inferred)": 0.9324, "right_edge": 0.97}, {"bin": "0.97", "interval": "0.97-0.98", "all reads": 0.004612, "linked reads": 0.0003609, "all reads (cumsum)": 0.8897, "linked reads (cumsum)": 0.987, "range_label": "0.97-0.98", "all reads (inferred)": 0.3902, "linked reads (inferred)": 0.9334, "right_edge": 0.98}, {"bin": "0.98", "interval": "0.98-0.99", "all reads": 0.004244, "linked reads": 0.0003509, "all reads (cumsum)": 0.8939, "linked reads (cumsum)": 0.9874, "range_label": "0.98-0.99", "all reads (inferred)": 0.3907, "linked reads (inferred)": 0.9346, "right_edge": 0.99}, {"bin": "0.99", "interval": "0.99-1.0", "all reads": 0.1061, "linked reads": 0.01261, "all reads (cumsum)": 1.0, "linked reads (cumsum)": 1.0, "range_label": "0.99-1.0", "all reads (inferred)": 1.0, "linked reads (inferred)": 1.0, "right_edge": 1.0}]}}
